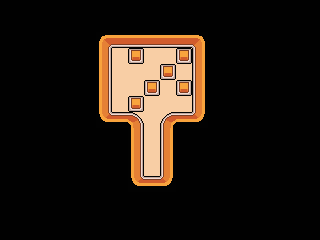

A level layout from a 2D game, rendered from its tile map. Below: a short description, then the map file with tile-grid data replaced by summaries:
An orthogonal 20x15 tile map with 16x16 px tiles, 2 tile layers (Tile Layer 2, Tile Layer 1) and 14 objects.

<map version="1.9" tiledversion="1.9.2" orientation="orthogonal" renderorder="right-down" width="20" height="15" tilewidth="16" tileheight="16" infinite="0" nextlayerid="15" nextobjectid="186">
 <tileset firstgid="1" name="fantasy" tilewidth="16" tileheight="16" tilecount="1120" columns="28">
  <image source="tilesets/tileset.png" width="448" height="640" />
 </tileset>
 <layer id="11" name="Tile Layer 2" width="20" height="15" locked="1">
  <data>[300 cells, 99 non-empty, 2 distinct tile ids]</data>
 </layer>
 <layer id="10" name="Tile Layer 1" width="20" height="15">
  <data>[300 cells, 276 non-empty, 13 distinct tile ids]</data>
 </layer>
 <objectgroup id="6" name="collisions">
  <object id="154" x="80" y="32" width="144" height="16" />
  <object id="161" x="176" y="80" width="16" height="16" />
  <object id="164" x="160" y="128" width="16" height="64" />
  <object id="166" x="144" y="176" width="16" height="16" />
  <object id="167" x="96" y="48" width="16" height="80" />
  <object id="168" x="192" y="48" width="16" height="80" />
  <object id="170" x="160" y="112" width="32" height="16" />
  <object id="172" x="128" y="48" width="16" height="16" />
  <object id="173" x="160" y="64" width="16" height="16" />
  <object id="174" x="176" y="48" width="16" height="16" />
  <object id="177" x="144" y="80" width="16" height="16" />
  <object id="183" x="112" y="112" width="32" height="16" />
  <object id="184" x="128" y="128" width="16" height="64" />
  <object id="185" x="128" y="96" width="16" height="16" />
 </objectgroup>
</map>
